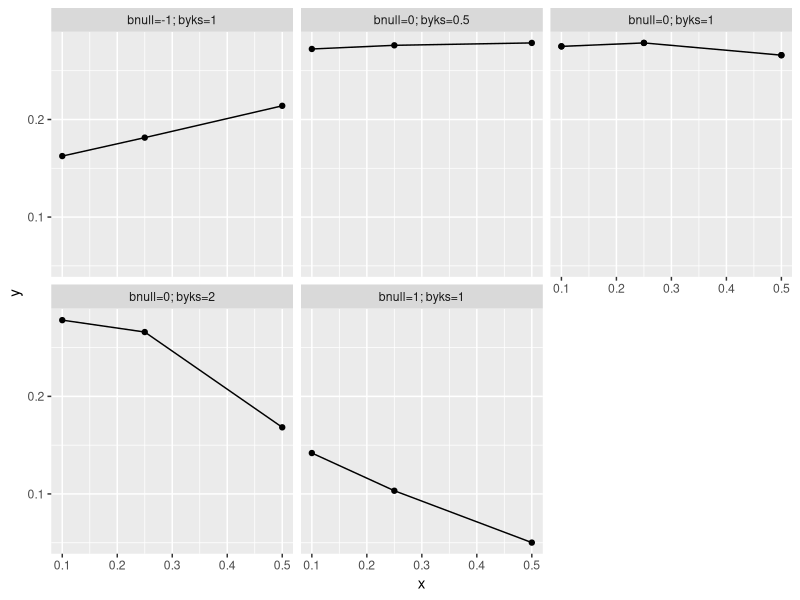

Recreate this plot in R.
#Joonista R-is logistiliste kõverate
#y=eβ0+β1x1+eβ0+β1x
#graafikud:Ühel joonisel β0∈{−1,0,1} ja β1=1.
#Teisel joonisel β0=0 ja β1∈{0.5,1,2}.
#Selgita, millist mõju omab β0 ja millist β1 muutmine.

#tegin tabeli
binoom=read.csv("./data/kodutoo_binoom_regressioon.csv")

#arvutame y-d
library(dplyr)
binoom2=binoom %>%
    mutate(y = (exp(b_null+b_yks*x))/(1+exp(exp(b_null+b_yks*x))))

library(ggplot2)

ggplot(binoom2, aes(x=x, y=y))+
    geom_point()+
    geom_line()+
    facet_wrap(~nimi2)
   


